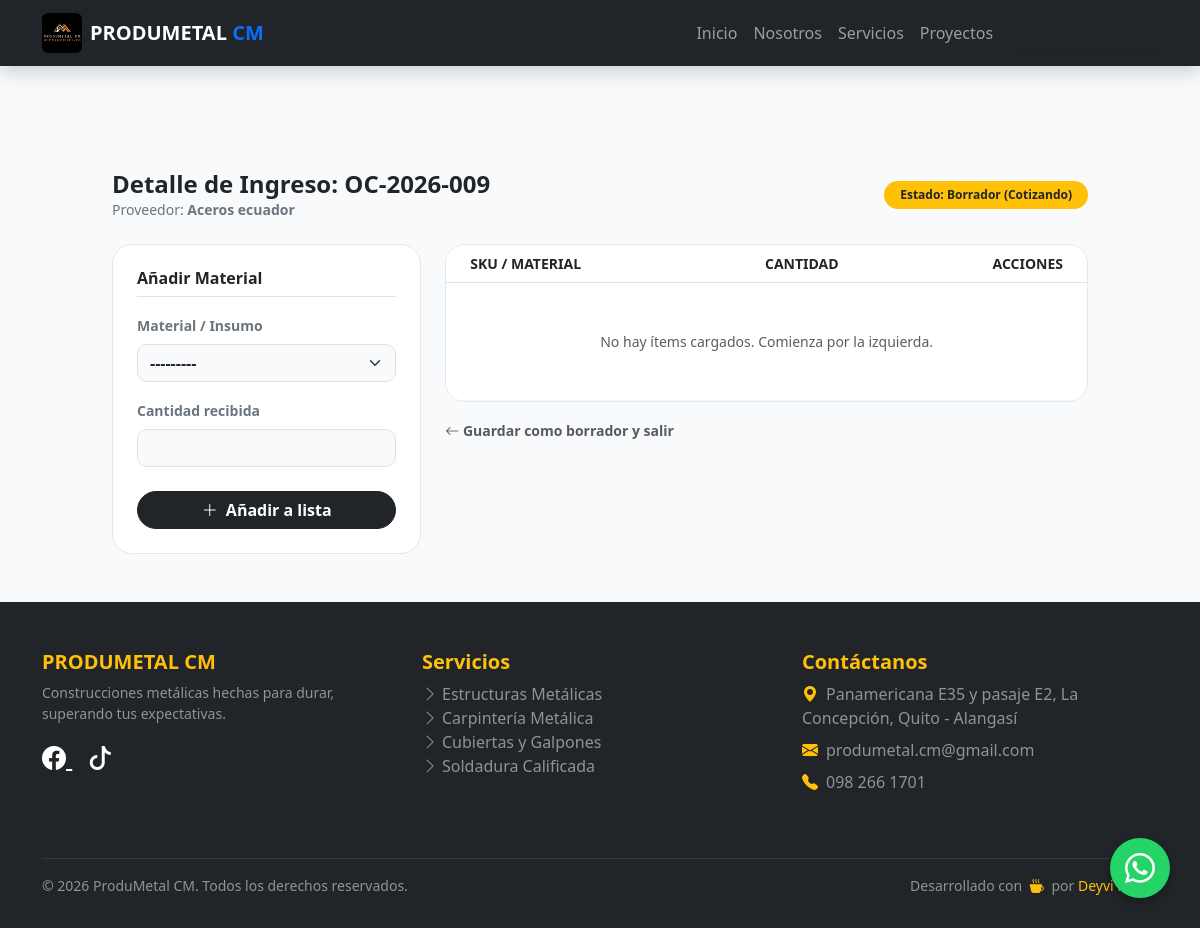
The app's page /erp/ordenes-compra/9/items/ (signed in) with its own data.
### web/models.py (models this page shows, shortened)
class OrdenCompra(models.Model):
    ESTADOS = [
        ('BORRADOR', 'Borrador (Cotizando)'),
        ('EMITIDA', 'Emitida al Proveedor'),
        ('RECIBIDA', 'Recibida en Bodega (Stock Actualizado)'),
        ('CANCELADA', 'Cancelada'),
    ]
    folio = models.CharField(max_length=20, unique=True, blank=True, editable=False)
    proveedor = models.CharField(max_length=200, help_text="Nombre de la ferretería o distribuidor")
    fecha_creacion = models.DateTimeField(auto_now_add=True)
    creado_por = models.ForeignKey(User, on_delete=models.PROTECT, related_name='ordenes_compra')
    estado = models.CharField(max_length=20, choices=ESTADOS, default='BORRADOR')
    numero_factura = models.CharField(max_length=100, blank=True, null=True, verbose_name="N° de Factura")
    observaciones = models.TextField(blank=True, null=True, verbose_name="Observaciones")
    documento_respaldo = models.FileField(
        upload_to='compras_facturas/%Y/%m/',
        blank=True, null=True,
        validators=[FileExtensionValidator(allowed_extensions=['pdf', 'jpg', 'png'])],
        help_text="Sube la factura, nota de venta o guía de remisión"
    )
    class Meta:
        verbose_name_plural = "Órdenes de Compra"

### web/views.py (the view)
# urls.py: path('erp/ordenes-compra/<int:oc_id>/items/', views.añadir_items_oc, name='añadir_items_oc'),
@login_required(login_url='login')
@user_passes_test(lambda u: es_bodeguero(u) or es_admin(u), login_url='dashboard_erp')
def añadir_items_oc(request, oc_id):
    oc = get_object_or_404(OrdenCompra, id=oc_id)
    detalles = oc.detalles.all()
    if request.method == 'POST':
        form_detalle = DetalleOrdenCompraForm(request.POST)
        if form_detalle.is_valid():
            material = form_detalle.cleaned_data['material']
            item_existente = detalles.filter(material=material).first()
            if item_existente:
                item_existente.cantidad_pedida += form_detalle.cleaned_data['cantidad_pedida']
                item_existente.save()
            else:
                nuevo_item = form_detalle.save(commit=False)
                nuevo_item.orden = oc
                nuevo_item.save()
            messages.success(request, f'Se añadió {material.nombre} a la orden.')
            return redirect('añadir_items_oc', oc_id=oc.id)
    else:
        form_detalle = DetalleOrdenCompraForm()
    return render(request, 'web/erp/añadir_items_oc.html', {
        'oc': oc, 'detalles': detalles, 'form': form_detalle
    })

### web/forms.py
class DetalleOrdenCompraForm(forms.ModelForm):
    class Meta:
        model = DetalleOrdenCompra
        fields = ['material', 'cantidad_pedida']
        labels = {
            'material': 'Seleccionar Material/Insumo',
            'cantidad_pedida': 'Cantidad',
        }
        widgets = {
            'material': forms.Select(attrs={'class': 'form-select fw-bold'}),
            'cantidad_pedida': forms.NumberInput(attrs={'class': 'form-control', 'min': '1'}),
        }

### web/models.py (called while the page is built)
    def __str__(self):
        return f"[{self.get_tipo_display()}] {self.sku} - {self.nombre} (Stock: {self.stock_actual})"

### web/views.py (called while the page is built)
def es_bodeguero(user):
    return user.groups.filter(name='Bodeguero').exists() or user.is_superuser

### web/templates/web/erp/añadir_items_oc.html (shortened to what this page needs)
{% extends 'web/base.html' %}
{% block content %}
<div class="container erp-container mb-5">
    <div class="d-flex flex-column flex-md-row justify-content-between align-items-center gap-3 mb-4">
        <div>
            <h4 class="fw-bold mb-0 text-dark">Detalle de Ingreso: {{ oc.folio }}</h4>
            <p class="text-secondary small mb-0">Proveedor: <span class="fw-bold">{{ oc.proveedor }}</span></p>
        </div>
        <div class="badge bg-warning text-dark px-3 py-2 rounded-pill fw-bold">Estado: {{ oc.get_estado_display }}</div>
    </div>
    <div class="row g-4">
        <div class="col-lg-4">
            <div class="card card-minimal p-4">
                <h6 class="fw-bold mb-3 border-bottom pb-2">Añadir Material</h6>
                <form method="POST">
                    <div class="mb-3">
                        <label class="form-label small fw-bold text-secondary">Material / Insumo</label>
                        {{ form.material }}
                    </div>
                    <div class="mb-4">
                        <label class="form-label small fw-bold text-secondary">Cantidad recibida</label>
                        {{ form.cantidad_pedida }}
                    </div>
                    <button type="submit" class="btn btn-dark w-100 rounded-pill fw-bold">
                        <i class="bi bi-plus-lg me-1"></i> Añadir a lista
                    </button>
                </form>
            </div>
        </div>
        <div class="col-lg-8">
            <div class="card card-minimal overflow-hidden">
                <div class="table-responsive">
                    <table class="table table-modern mb-0">
                        <thead class="bg-light">
                            <tr class="text-secondary small fw-bold">
                                <th class="px-4">SKU / MATERIAL</th>
                                <th class="text-center">CANTIDAD</th>
                                <th class="text-end px-4">ACCIONES</th>
                            </tr>
                        </thead>
                        <tbody>
                            {% for item in detalles %}
                            <tr>
                                <td class="px-4">
                                    <div class="fw-bold">{{ item.material.nombre }}</div>
                                    <small class="text-muted">{{ item.material.sku }}</small>
                                </td>
                                <td class="text-center fw-bold text-primary">{{ item.cantidad_pedida }}</td>
                                <td class="text-end px-4">
                                    <button class="btn btn-sm btn-light text-danger rounded-circle"><i class="bi bi-trash"></i></button>
                                </td>
                            </tr>
                            {% empty %}
                            <tr>
                                <td colspan="3" class="text-center py-5 text-muted small">No hay ítems cargados. Comienza por la izquierda.</td>
                            </tr>
                            {% endfor %}
                        </tbody>
                    </table>
                </div>
            </div>
            <div class="mt-3">
                <a href="{% url 'dashboard_erp' %}" class="text-decoration-none text-muted small fw-semibold">
                    <i class="bi bi-arrow-left"></i> Guardar como borrador y salir
                </a>
            </div>
        </div>
    </div>
</div>
{% endblock %}

### web/static/web/css/estilos.css (style rules this page uses)
body { padding-top: 70px; font-family: 'Segoe UI', Tahoma, Geneva, Verdana, sans-serif; }

### web/templates/web/erp/añadir_items_oc.html (style rules this page uses)
:root { --surface-color: #ffffff; --background-color: #f8fafc; --border-light: #e2e8f0; }
body { background-color: var(--background-color) !important; }
.erp-container { margin-top: 100px; max-width: 1000px; }
.card-minimal { background: var(--surface-color); border: 1px solid var(--border-light); border-radius: 20px; shadow: 0 10px 15px -3px rgba(0,0,0,0.05); }
.table-modern td { vertical-align: middle; padding: 12px; border-bottom: 1px solid #f1f5f9; color: #1e293b; }
.form-control, .form-select { border-radius: 10px; background-color: #f8fafc; }

### records on screen
OrdenCompra: folio "OC-2026-009", proveedor "Aceros ecuador", estado "Borrador (Cotizando)"
